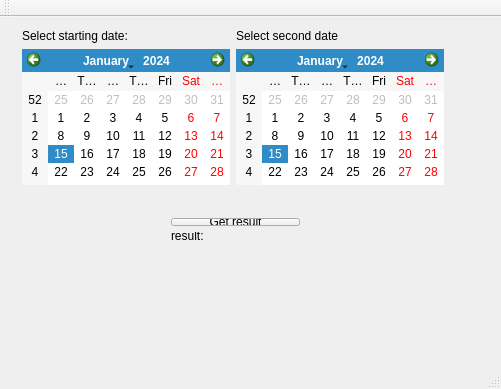
<?xml version="1.0" encoding="UTF-8"?>
<ui version="4.0">
 <class>MainWindow</class>
 <widget class="QMainWindow" name="MainWindow">
  <property name="geometry">
   <rect>
    <x>0</x>
    <y>0</y>
    <width>501</width>
    <height>389</height>
   </rect>
  </property>
  <property name="windowTitle">
   <string>MainWindow</string>
  </property>
  <widget class="QWidget" name="centralWidget">
   <widget class="QLabel" name="label">
    <property name="geometry">
     <rect>
      <x>11</x>
      <y>181</y>
      <width>16</width>
      <height>16</height>
     </rect>
    </property>
    <property name="text">
     <string/>
    </property>
   </widget>
   <widget class="QWidget" name="">
    <property name="geometry">
     <rect>
      <x>11</x>
      <y>1</y>
      <width>444</width>
      <height>178</height>
     </rect>
    </property>
    <layout class="QHBoxLayout" name="horizontalLayout">
     <item>
      <layout class="QVBoxLayout" name="verticalLayout_2">
       <item>
        <widget class="QLabel" name="label_2">
         <property name="text">
          <string>Select starting date:</string>
         </property>
        </widget>
       </item>
       <item>
        <widget class="QCalendarWidget" name="calendarWidget"/>
       </item>
      </layout>
     </item>
     <item>
      <layout class="QVBoxLayout" name="verticalLayout">
       <item>
        <widget class="QLabel" name="label_3">
         <property name="text">
          <string>Select second date</string>
         </property>
        </widget>
       </item>
       <item>
        <widget class="QCalendarWidget" name="calendarWidget_2"/>
       </item>
      </layout>
     </item>
    </layout>
   </widget>
   <widget class="QWidget" name="">
    <property name="geometry">
     <rect>
      <x>160</x>
      <y>190</y>
      <width>151</width>
      <height>44</height>
     </rect>
    </property>
    <layout class="QVBoxLayout" name="verticalLayout_3">
     <item>
      <widget class="QPushButton" name="pushButton">
       <property name="text">
        <string>Get result</string>
       </property>
      </widget>
     </item>
     <item>
      <widget class="QLabel" name="label_5">
       <property name="text">
        <string>result:</string>
       </property>
      </widget>
     </item>
    </layout>
   </widget>
  </widget>
  <widget class="QMenuBar" name="menuBar">
   <property name="geometry">
    <rect>
     <x>0</x>
     <y>0</y>
     <width>501</width>
     <height>21</height>
    </rect>
   </property>
  </widget>
  <widget class="QToolBar" name="mainToolBar">
   <attribute name="toolBarArea">
    <enum>TopToolBarArea</enum>
   </attribute>
   <attribute name="toolBarBreak">
    <bool>false</bool>
   </attribute>
  </widget>
  <widget class="QStatusBar" name="statusBar"/>
 </widget>
 <layoutdefault spacing="6" margin="11"/>
 <resources/>
 <connections/>
</ui>
